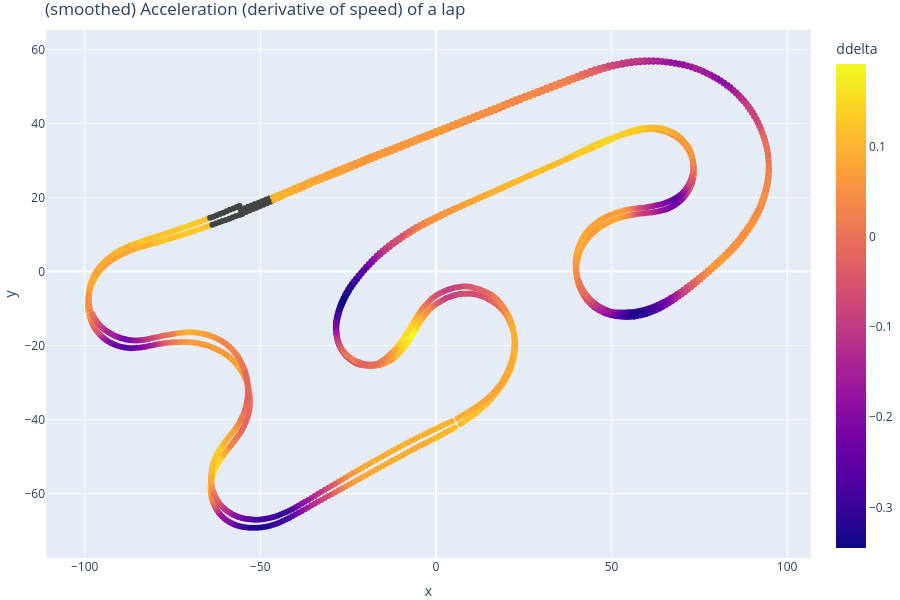

The notebook cell this image was saved under:
### Code cell
fig = px.scatter(
    data.assign(ddelta=lambda d: d["lap1_speed"].diff().rolling(20).mean().shift(-10)),
    x="x",
    y="y",
    color="ddelta",
    hover_data=["cum_dist", "lap1_speed", "lap2_speed"],
    title="(smoothed) Acceleration (derivative of speed) of a lap",
).update_layout(height=500, margin=dict(l=0, r=0, t=30, b=0))
for trace in (
    px.scatter(
        data.assign(ddelta=lambda d: d["lap2_speed"].diff().rolling(20).mean().shift(-10)),
        x="x2",
        y="y2",
        color="ddelta",
        hover_data=["cum_dist", "lap1_speed", "lap2_speed"],
        title="(smoothed) Derivative of delta in space. Positive = lap1 is losing time",
    )
    .update_layout(height=500, margin=dict(l=0, r=0, t=30, b=0))
    .data
):
    fig.add_trace(trace)
fig.update_layout(height=600)

### Figure 1 — Plotly figure (JSON) as saved in the notebook; plotly's stock layout.template omitted (floating-point values rounded to 4 significant figures; data arrays with more than 128 entries replaced by an {"elided": "..."} marker saying what was removed)
{"data": [{"customdata": {"elided": "854x3 float values"}, "hovertemplate": "x=%{x}<br>y=%{y}<br>cum_dist=%{customdata[0]}<br>lap1_speed=%{customdata[1]}<br>lap2_speed=%{customdata[2]}<br>ddelta=%{marker.color}<extra></extra>", "legendgroup": "", "marker": {"color": {"elided": "854 float values"}, "coloraxis": "coloraxis", "symbol": "circle"}, "mode": "markers", "name": "", "orientation": "v", "showlegend": false, "type": "scatter", "x": {"elided": "854 float values"}, "xaxis": "x", "y": {"elided": "854 float values"}, "yaxis": "y"}, {"customdata": {"elided": "854x3 float values"}, "hovertemplate": "x2=%{x}<br>y2=%{y}<br>cum_dist=%{customdata[0]}<br>lap1_speed=%{customdata[1]}<br>lap2_speed=%{customdata[2]}<br>ddelta=%{marker.color}<extra></extra>", "legendgroup": "", "marker": {"color": {"elided": "854 float values"}, "coloraxis": "coloraxis", "symbol": "circle"}, "mode": "markers", "name": "", "orientation": "v", "showlegend": false, "type": "scatter", "x": {"elided": "854 float values"}, "xaxis": "x", "y": {"elided": "854 float values"}, "yaxis": "y"}], "layout": {"coloraxis": {"colorbar": {"title": {"text": "ddelta"}}, "colorscale": [[0, "#0d0887"], [0.1111, "#46039f"], [0.2222, "#7201a8"], [0.3333, "#9c179e"], [0.4444, "#bd3786"], [0.5556, "#d8576b"], [0.6667, "#ed7953"], [0.7778, "#fb9f3a"], [0.8889, "#fdca26"], [1, "#f0f921"]]}, "height": 600, "legend": {"tracegroupgap": 0}, "margin": {"b": 0, "l": 0, "r": 0, "t": 30}, "title": {"text": "(smoothed) Acceleration (derivative of speed) of a lap"}, "xaxis": {"anchor": "y", "domain": [0, 1], "title": {"text": "x"}}, "yaxis": {"anchor": "x", "domain": [0, 1], "title": {"text": "y"}}}}
